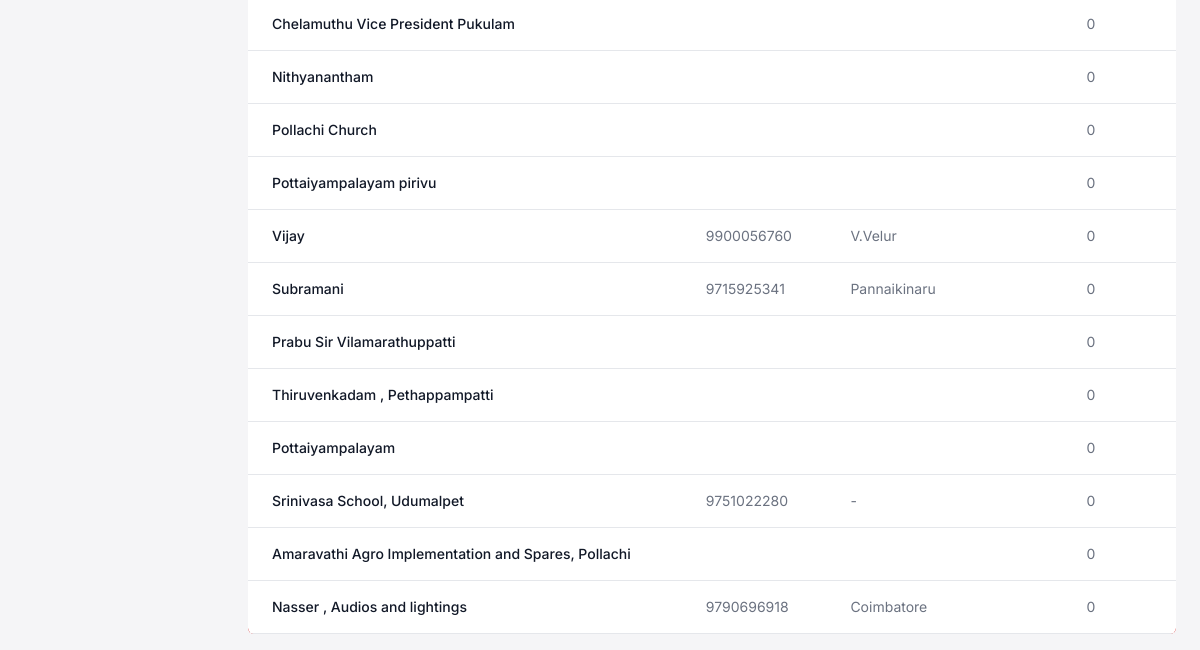
The app's page /clientbook/ (lower part), older data.
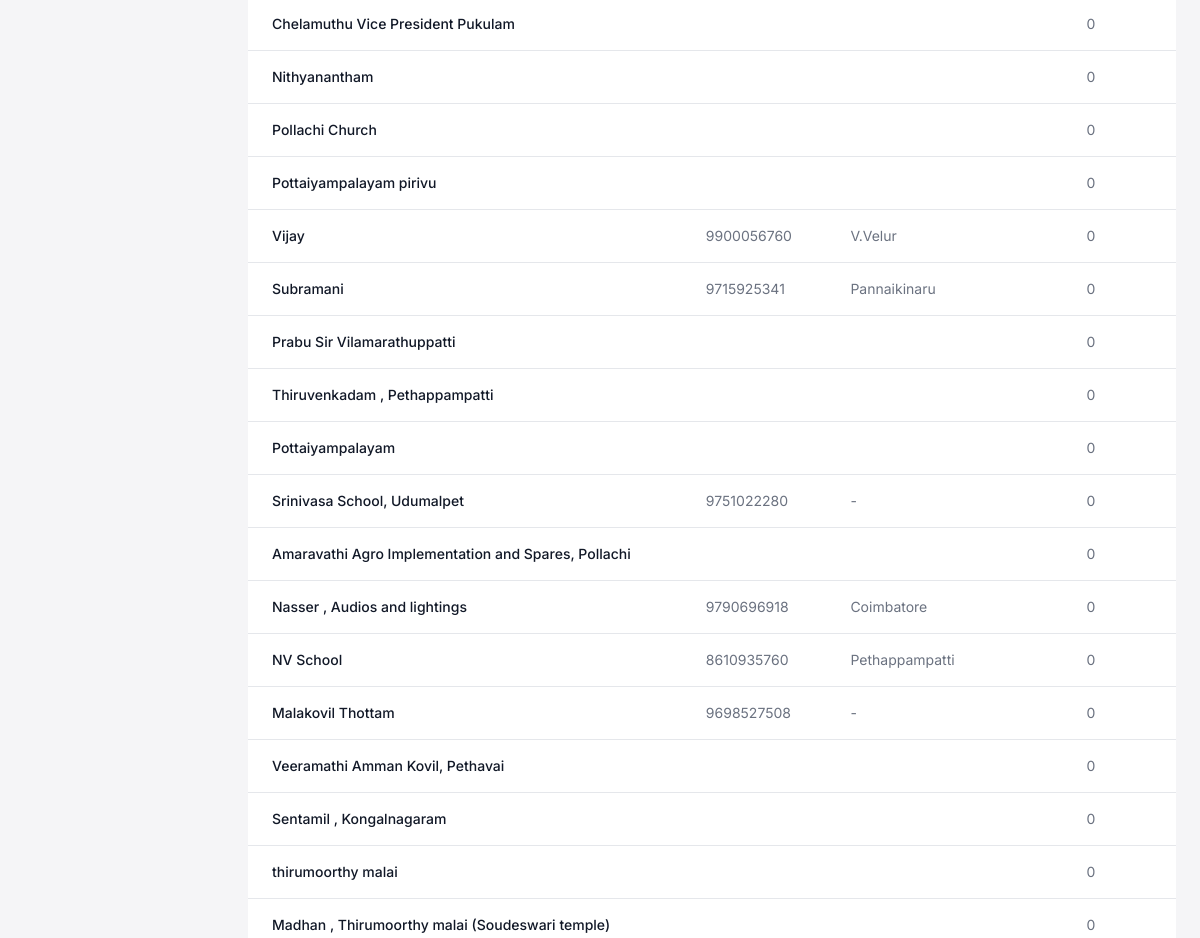
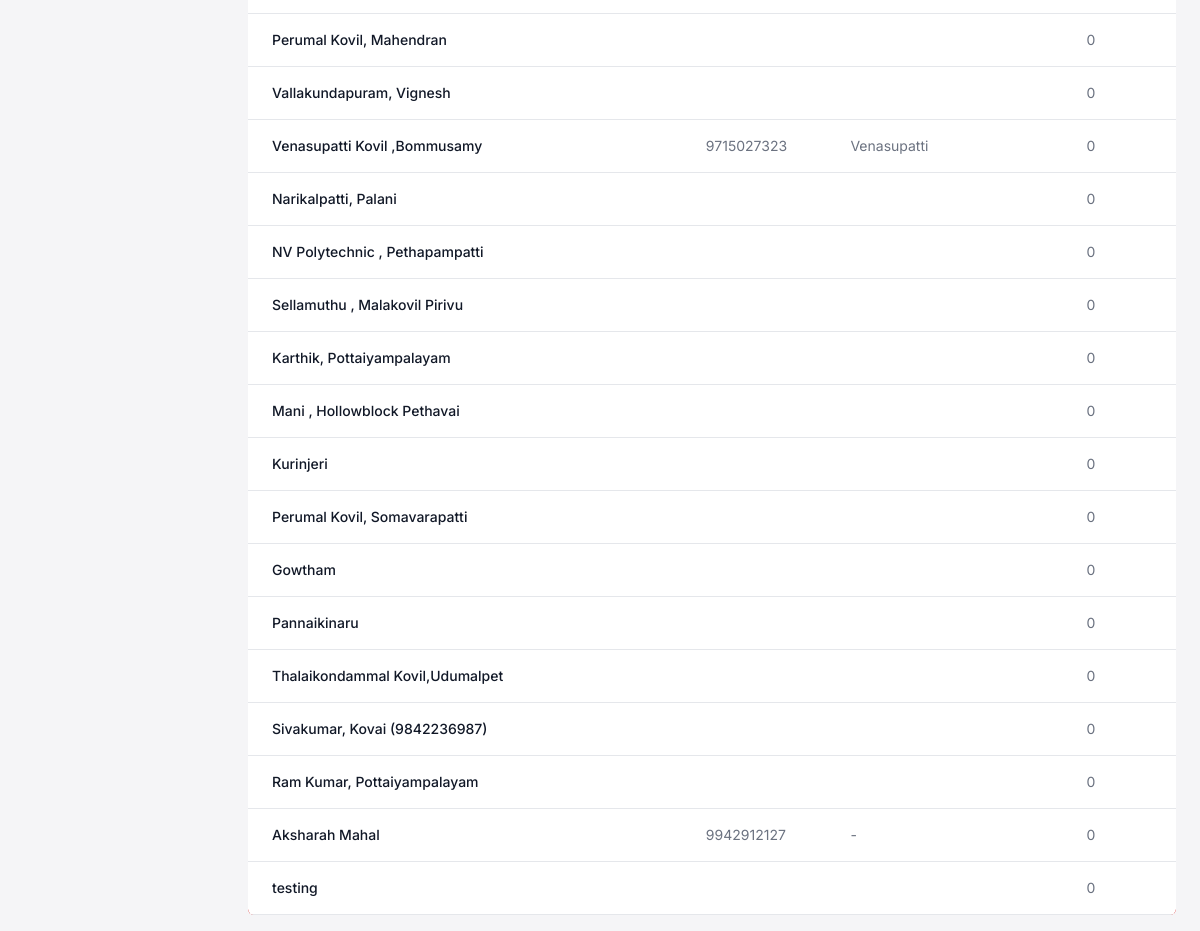
The same page, newer data (2 pictures, top to bottom).
### core/models.py (models this page shows, shortened)
class client(models.Model):
    clientname = models.CharField(max_length=50)
    contactnumber = models.CharField(max_length=20, blank=True)
    address = models.TextField(blank=True)
    def billcount(self):
        return bill.objects.filter(client=self.pk,billstatus=False).count()

### core/views.py (the view)
# urls.py: path('clientbook/', cvs.clientbook),
def clientbook(request):
    clients = client.objects.all()
    context = {'clients': clients}
    return render(request, "core/clientbook.html", context)

### core/templates/core/clientbook.html (shortened to what this page needs)
{% load static %}
{% load static tailwind_tags%}
<!DOCTYPE html>
<html lang="en">
<head>
    <link href="https://cdnjs.cloudflare.com/ajax/libs/flowbite/2.3.0/flowbite.min.css" rel="stylesheet" />
    {% tailwind_css %}
</head>
<body class="font-inter bg-[#F5F5F7] max-w-full h-[100%]">
<section class="sm:ml-56 px-6 pb-4 max-w-full min-h-[100%]">
    <main class="mt-4 min-w-full h-full">
        <div class="relative max-w-[100%] min-h-full overflow-x-scroll mt-4 rounded-md bg-red-500">
            <table class="text-sm text-left min-h-full text-gray-500 bg-white dark:text-gray-400 rounded-md shadow-md overflow-x-auto w-full">
                <tbody>
                    {% for i in clients %}
                    <tr class="border-b">
                        <th scope="row" class="px-6 py-4 font-medium text-gray-900 whitespace-nowrap">
                            <a href="{% url 'editcustomer' i.id%}" class="hover:underline">
                            {{i.clientname}}
                            </a>
                        </th>
                        <td class="px-6 py-4">
                            {{i.contactnumber}}
                        </td>
                        <td class="px-6 py-4">
                            {{i.address}}
                        </td>
                        <td class="px-6 py-4">
                            {{i.billcount}}
                        </td>
                        {% endfor %}
                    </tr>
                </tbody>
            </table>
        </div>
    </main>
</section>
</body>
</html>

Row changes from the older to the newer data that the page shows:
added client: clientname "NV School", contactnumber "8610935760", address "Pethappampatti", billcount "0"
added client: clientname "Malakovil Thottam", contactnumber "9698527508", address "-", billcount "0"
added client: clientname "Veeramathi Amman Kovil, Pethavai", billcount "0"
added client: clientname "Sentamil , Kongalnagaram", billcount "0"
added client: clientname "thirumoorthy malai", billcount "0"
added client: clientname "Madhan , Thirumoorthy malai (Soudeswari temple)", billcount "0"
added client: clientname "Perumal Kovil, Mahendran", billcount "0"
added client: clientname "Vallakundapuram, Vignesh", billcount "0"
added client: clientname "Venasupatti Kovil ,Bommusamy", contactnumber "9715027323", address "Venasupatti", billcount "0"
added client: clientname "Narikalpatti, Palani", billcount "0"
added client: clientname "NV Polytechnic , Pethapampatti", billcount "0"
added client: clientname "Sellamuthu , Malakovil Pirivu", billcount "0"
added client: clientname "Karthik, Pottaiyampalayam", billcount "0"
added client: clientname "Mani , Hollowblock Pethavai", billcount "0"
added client: clientname "Kurinjeri", billcount "0"
added client: clientname "Perumal Kovil, Somavarapatti", billcount "0"
added client: clientname "Gowtham", billcount "0"
added client: clientname "Pannaikinaru", billcount "0"
added client: clientname "Thalaikondammal Kovil,Udumalpet", billcount "0"
added client: clientname "Sivakumar, Kovai (9842236987)", billcount "0"
added client: clientname "Ram Kumar, Pottaiyampalayam", billcount "0"
added client: clientname "Aksharah Mahal", contactnumber "9942912127", address "-", billcount "0"
added client: clientname "testing", billcount "0"
